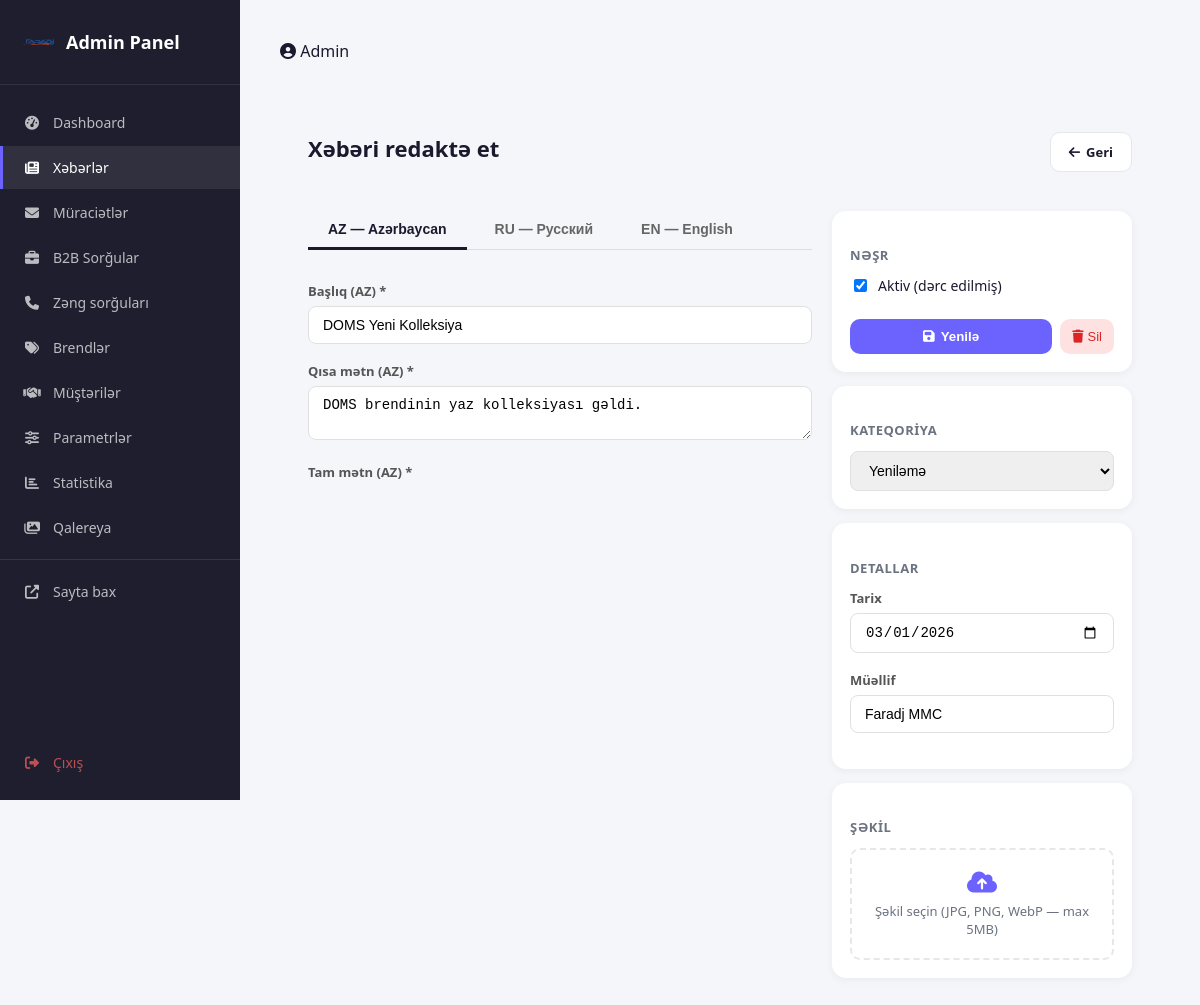
/admin/events/edit?id=3 (signed in), run on the app's committed database.
### tables this page shows
CREATE TABLE IF NOT EXISTS `events` (
  `id` int(11) unsigned NOT NULL AUTO_INCREMENT,
  `title` varchar(255) NOT NULL,
  `title_ru` varchar(255) DEFAULT NULL,
  `title_en` varchar(255) DEFAULT NULL,
  `excerpt` varchar(500) DEFAULT NULL,
  `excerpt_ru` varchar(500) DEFAULT NULL,
  `excerpt_en` varchar(500) DEFAULT NULL,
  `full_text` text DEFAULT NULL,
  `full_text_ru` text DEFAULT NULL,
  `full_text_en` text DEFAULT NULL,
  `category` varchar(50) NOT NULL DEFAULT 'xebərlər',
  `image_url` varchar(500) DEFAULT NULL,
  `author` varchar(100) DEFAULT NULL,
  `event_date` date DEFAULT NULL,
  `is_published` tinyint(1) NOT NULL DEFAULT 1,
  `created_at` datetime DEFAULT CURRENT_TIMESTAMP,
  `updated_at` datetime DEFAULT CURRENT_TIMESTAMP ON UPDATE CURRENT_TIMESTAMP,
  PRIMARY KEY (`id`),
  KEY `idx_published` (`is_published`),
  KEY `idx_category` (`category`),
  KEY `idx_event_date` (`event_date`)
);

### src/controllers/AdminController.php (called while the page is built, shortened)
<?php
require_once __DIR__ . '/../load_env.php';
if (!function_exists('db')) {
    function db(): PDO
    {
        global $pdo;
        return $pdo;
    }
}
class AdminController
{
    public static function editEvent(): void
    {
        $id = (int) ($_GET['id'] ?? 0);
        try {
            $stmt = db()->prepare("SELECT * FROM events WHERE id = ?");
            $stmt->execute([$id]);
            $event = $stmt->fetch(PDO::FETCH_ASSOC);
        } catch (PDOException $e) {}
        $old = [];
        include base_path('src/views/admin/event-form.php');
    }
}

### src/views/admin/event-form.php (the view, shortened to what this page needs)
<?php
$isEdit = !empty($event);
$title = $isEdit ? 'Xəbəri redaktə et' : 'Yeni xəbər';
$action = $isEdit ? '/admin/events/edit?id=' . ($event['id'] ?? 0) : '/admin/events/create';
$val = function ($f) use ($old, $event) {
    return htmlspecialchars($old[$f] ?? $event[$f] ?? '');
};
$event = $event ?? [];
$old = $old ?? [];
$errors = $errors ?? [];
?>
<?php include base_path('src/views/admin/layout.php'); ?>
<div class="admin-page">
  <div class="page-header">
    <h1><?= $title ?></h1>
    <a href="/admin/events" class="btn-back">
      <i class="fas fa-arrow-left"></i> Geri
    </a>
  </div>
  <form method="POST" action="<?= $action ?>" enctype="multipart/form-data" class="event-form">
    <div class="form-grid">
      <div class="form-main">
        <div class="lang-tabs">
          <button type="button" class="lang-tab active" data-lang="az">AZ — Azərbaycan</button>
          <button type="button" class="lang-tab" data-lang="ru">RU — Русский</button>
          <button type="button" class="lang-tab" data-lang="en">EN — English</button>
        </div>
        <div class="lang-panel active" data-lang="az">
          <div class="form-group <?= isset($errors['title']) ? 'error' : '' ?>">
            <label>Başlıq (AZ) *</label>
            <input type="text" name="title" value="<?= $val('title') ?>" placeholder="Xəbərin başlığı">
          </div>
          <div class="form-group <?= isset($errors['excerpt']) ? 'error' : '' ?>">
            <label>Qısa mətn (AZ) *</label>
            <textarea name="excerpt" rows="2" placeholder="Kartda görünəcək qısa mətn (1-2 cümlə)"><?= $val('excerpt') ?></textarea>
          </div>
          <div class="form-group <?= isset($errors['full_text']) ? 'error' : '' ?>">
            <label>Tam mətn (AZ) *</label>
            <div id="editor-az" style="height:250px;border-radius:0 0 8px 8px;"></div>
          </div>
        </div>
      </div>
      <div class="form-sidebar">
        <div class="sidebar-card">
          <h4>Nəşr</h4>
          <label class="checkbox-label">
            <input type="checkbox" name="is_published" value="1"
                   <?= ($old['is_published'] ?? $event['is_published'] ?? 1) ? 'checked' : '' ?>>
            <span>Aktiv (dərc edilmiş)</span>
          </label>
          <div class="form-actions">
            <button type="submit" class="btn-save">
              <i class="fas fa-save"></i>
              <?= $isEdit ? 'Yenilə' : 'Əlavə et' ?>
            </button>
            <?php if ($isEdit): ?>
            <button type="button" class="btn-delete-small" data-id="<?= (int)$event['id'] ?>" data-title="<?= htmlspecialchars($event['title'] ?? '') ?>">
              <i class="fas fa-trash"></i> Sil
            </button>
            <?php endif; ?>
          </div>
        </div>
        <div class="sidebar-card">
          <h4>Kateqoriya</h4>
          <select name="category" class="form-select">
            <?php
            $cats = [
              'xebərlər' => 'Xəbərlər',
              'yeniləmə' => 'Yeniləmə',
              'aksiyalar' => 'Aksiyalar',
              'şirkət' => 'Şirkət həyatı',
              'tədbirlər' => 'Tədbirlər',
              'sərgi' => 'Sərgi',
              'festival' => 'Festival',
            ];
            $selected = $old['category'] ?? $event['category'] ?? 'xebərlər';
            foreach ($cats as $v => $l): ?>
              <option value="<?= htmlspecialchars($v) ?>" <?= $selected === $v ? 'selected' : '' ?>>
                <?= htmlspecialchars($l) ?>
              </option>
            <?php endforeach; ?>
          </select>
        </div>
        <div class="sidebar-card">
          <h4>Detallar</h4>
          <div class="form-group">
            <label>Tarix</label>
            <input type="date" name="event_date" value="<?= $val('event_date') ?>">
          </div>
          <div class="form-group">
            <label>Müəllif</label>
            <input type="text" name="author" value="<?= $val('author') ?: 'Faradj MMC' ?>">
          </div>
        </div>
        <div class="sidebar-card">
          <h4>Şəkil</h4>
          <label class="upload-area" id="uploadArea">
            <i class="fas fa-cloud-upload-alt"></i>
            <span id="uploadText">Şəkil seçin (JPG, PNG, WebP — max 5MB)</span>
          </label>
        </div>
      </div>
    </div>
  </form>
</div>
<?php include base_path('src/views/admin/layout-footer.php'); ?>

### public/assets/css/admin.css (style rules this page uses)
.admin-main h1 { margin-bottom: 24px; }
.form-actions { display: flex; gap: 12px; margin-top: 24px; }
:root { --sidebar-w: 240px; --admin-purple: #6c63ff; --admin-pink: #ff6584; --admin-green: #22c55e; --admin-orange: #f59e0b; --admin-bg: #f4f6fb; --admin-card: #ffffff; --admin-text: #1a1a2e; --admin-muted: #6b7280; --admin-border: #e5e7eb; }
body.admin-body { font-family: 'Segoe UI', sans-serif; background: #f5f6fa; color: var(--admin-text); display: flex; min-height: 100vh; cursor: auto !important; }
.page-header { display: flex; align-items: center; justify-content: space-between; margin-bottom: 24px; }
.page-header h1 { font-size: 22px; font-weight: 800; color: var(--admin-text); }
.form-grid { display: grid; grid-template-columns: 1fr 300px; gap: 20px; }
.form-main { display: flex; flex-direction: column; gap: 16px; }
.lang-tabs { display: flex; gap: 8px; margin-bottom: 16px; border-bottom: 1px solid rgba(0,0,0,0.1); }
.lang-tab { padding: 10px 20px; border: none; background: transparent; cursor: pointer; font-size: 14px; font-weight: 600; color: #666; border-bottom: 3px solid transparent; margin-bottom: -1px; transition: color 0.2s, border-color 0.2s; }
.lang-tab.active { color: var(--primary-color); border-bottom-color: var(--primary-color); }
.lang-panel { display: none; }
.lang-panel.active { display: block; }
.form-group { margin-bottom: 18px; }
.form-group label { display: block; font-size: 13px; font-weight: 600; color: #555; margin-bottom: 6px; }
.form-group input, .form-group textarea, .form-group select { width: 100%; padding: 10px 14px; border: 1px solid #e0e0e0; border-radius: 8px; font-size: 14px; outline: none; transition: border 0.2s; box-sizing: border-box; }
.form-select { width: 100%; padding: 10px 14px; border: 1px solid #e0e0e0; border-radius: 8px; font-size: 14px; }
.sidebar-card { background: white; border-radius: 14px; padding: 18px; margin-bottom: 14px; box-shadow: 0 2px 8px rgba(0,0,0,0.05); }
.sidebar-card h4 { font-size: 13px; font-weight: 700; text-transform: uppercase; letter-spacing: 0.5px; color: var(--admin-muted); margin-bottom: 12px; }
.checkbox-label { display: flex; align-items: center; gap: 8px; font-size: 14px; cursor: pointer; margin-bottom: 16px; }
.form-actions { display: flex; gap: 8px; }
.btn-save { flex: 1; padding: 10px; background: var(--admin-purple); color: white; border: none; border-radius: 10px; font-weight: 700; cursor: pointer; display: flex; align-items: center; justify-content: center; gap: 6px; }
.btn-delete-small { padding: 10px 12px; background: #fee2e2; color: #dc2626; border: none; border-radius: 10px; cursor: pointer; font-size: 13px; display: flex; align-items: center; gap: 4px; }
.upload-area { display: flex; flex-direction: column; align-items: center; gap: 8px; padding: 20px; border: 2px dashed var(--admin-border); border-radius: 10px; cursor: pointer; text-align: center; font-size: 13px; color: var(--admin-muted); }
.upload-area i { font-size: 24px; color: var(--admin-purple); }
.btn-create, .btn-back { display: inline-flex; align-items: center; gap: 6px; padding: 10px 18px; border-radius: 10px; font-size: 13px; font-weight: 600; text-decoration: none; }
.btn-back { background: white; color: var(--admin-text); border: 1.5px solid var(--admin-border); }

### data on the page
events: title "DOMS Yeni Kolleksiya", excerpt "DOMS brendinin yaz kolleksiyası gəldi.", is_published "☑", category "Yeniləmə", event_date "03/01/2026", author "Faradj MMC"

### other printed values
$title "Xəbəri redaktə et"
